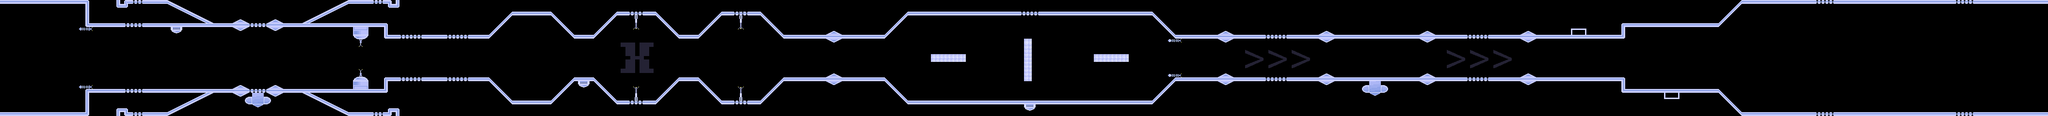

Rendered tile map (Tiled .tmx) drawn with the repository's tilesets; below, a short description and the map source with its tile grids summarised:
An orthogonal 528x30 tile map with 8x8 px tiles, 2 tile layers (background, station), 1 hidden layer not drawn, 2 tilesets and 7 objects.

<map version="1.10" tiledversion="1.12.2" orientation="orthogonal" renderorder="right-down" width="528" height="30" tilewidth="8" tileheight="8" infinite="0" nextlayerid="7" nextobjectid="9">
 <editorsettings>
  <export target="station-x-2.tmj" format="json" />
 </editorsettings>
 <tileset firstgid="1" name="station-x-tiles" tilewidth="8" tileheight="8" tilecount="386" columns="386">
  <image source="station-x-tiles.png" width="3088" height="8" />
 </tileset>
 <tileset firstgid="387" name="guns" tilewidth="96" tileheight="80" tilecount="4" columns="0">
  <grid orientation="orthogonal" width="1" height="1" />
  <tile id="0">
   <image source="../guns/gun.png" width="32" height="32" />
  </tile>
  <tile id="1">
   <image source="../guns/gun-diagonal.png" width="32" height="32" />
  </tile>
  <tile id="2">
   <image source="../guns/gun-diamond.png" width="96" height="80" />
  </tile>
  <tile id="3">
   <image source="../guns/gun-inverted.png" width="32" height="32" />
  </tile>
 </tileset>
 <imagelayer id="4" name="guide" visible="0">
  <image source="station-x.png" width="4224" height="240" />
 </imagelayer>
 <layer id="6" name="background" width="528" height="30">
  <data>[15840 cells, 64 non-empty, 30 distinct tile ids]</data>
 </layer>
 <layer id="3" name="station" width="528" height="30">
  <data>[15840 cells, 1768 non-empty, 151 distinct tile ids]</data>
 </layer>
 <objectgroup id="5" name="gun">
  <object id="2" gid="388" x="1000" y="53" width="32" height="32" />
  <object id="3" gid="387" x="2296" y="211" width="32" height="32" />
  <object id="4" gid="389" x="3568" y="160" width="96" height="80" />
  <object id="5" gid="387" x="3928" y="236" width="32" height="32" />
  <object id="6" gid="390" x="3928" y="37" width="32" height="32" />
  <object id="7" gid="387" x="360" y="187" width="32" height="32" />
  <object id="8" gid="387" x="2820" y="163" width="32" height="32" />
 </objectgroup>
</map>
